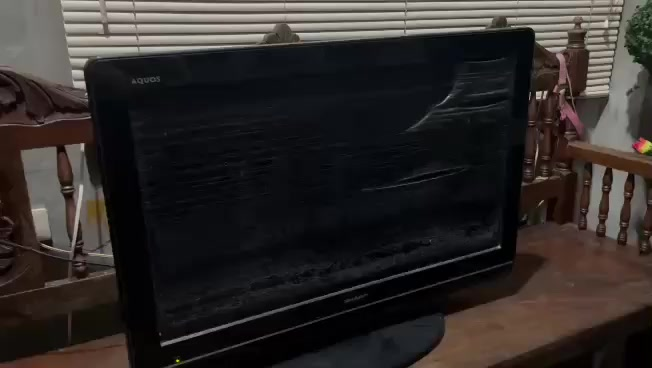
#> input picture ml/tv_training/dataset/images/train/frame_000001.jpg, 652 x 368 px
$ python -i extend.py   (imports and definitions only)
#> lines starting #> are read from the running program, lines starting #| are printed output that depends on the picture
#> further down, picture is the input picture: PIL image 652x368 RGB; mean R, G, B 47.3, 42.8, 41.1
"""Add manually reviewed DataCluster positives while reserving AXON lookalikes.

The independent phone benchmark must not be added to training. Hash screening
reduces duplicate leakage but cannot prove that different photos show different devices.
"""
import hashlib
import json
import re
import shutil
import xml.etree.ElementTree as ET
from pathlib import Path

import numpy as np
import yaml
from PIL import Image, ImageOps

ROOT = Path(__file__).resolve().parent
REVIEWED = {1,2,3,4,5,8,9,21,24,26,27,28,30,31,34,35,37,43,45,46,49,50,53,
    54,56,58,60,61,62,63,64,65,70,72,74,75,77,78,79,80,83,89,90,91,92,94,95,
    102,118,120,122,131,132,134,135,136,137,138,139,140,141,142,148,149,150,151,
    155,163,164,165,166,167,168,169,170,173,178,183,184,185,186,187,188,189,
    190,191,193,194,201,204,205,207,208,210,211,212,213,214,215,217,218,220,
    222,226,228,229,230,231,232,233,234,235,236,237,240,241,242,244,245,246,
    247,248,249,250,251,252,255,256,257,258,259,262,263,264,266,267,268,
    270,271,273,274,275,276,277,280,281,282,283,285,286,287,288,289,290,291,
    294,297,299,300}


def fingerprint(im):
    gray = np.array(im.convert('L'))
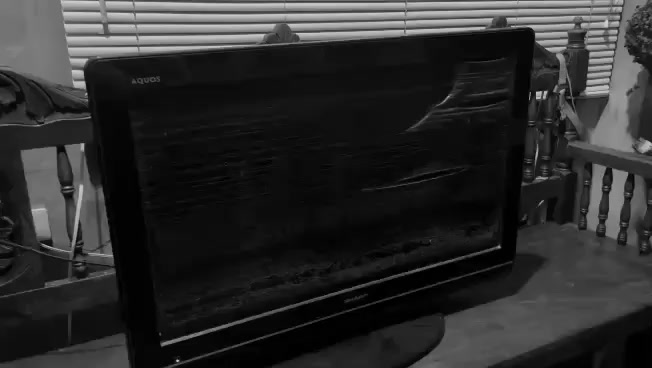
#> gray: shape (368, 652); min 0, max 209, mean 43.9
    # Remove screenshot letterboxing before comparing with original photos.
    rows = np.flatnonzero(gray.mean(axis=1) > 10)
#> rows = 368 values from 0 to 367
    cols = np.flatnonzero(gray.mean(axis=0) > 10)
#> cols = 652 values from 0 to 651
    if len(rows) and len(cols):
        im = im.crop((int(cols[0]), int(rows[0]), int(cols[-1])+1, int(rows[-1])+1))
    small = np.array(im.convert('L').resize((32,32)), dtype=float)
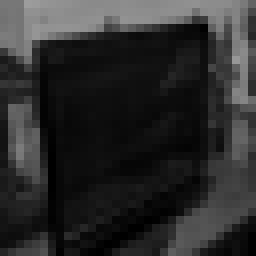
#> small: shape (32, 32) float64 (shown 8 times larger); min 0, max 156, mean 44
    basis = np.cos(np.pi / 32 * (np.arange(32) + .5)[None,:] * np.arange(8)[:,None])
    low = (basis @ small @ basis.T).flatten()[1:]
#> low = 63 values, max 13125.4 at index 7, min -3570.6 at index 19, mean 778
    return low > np.median(low)


# [62 lines left out: function main, not called in this run]


# [2 lines not run here, left out]

>>> from PIL import Image
>>> picture = Image.open('../tv_training/dataset/images/train/frame_000001.jpg')
>>> result = fingerprint(picture)

$ run again, on ml/tv_training/dataset/images/val/frame_000162.jpg
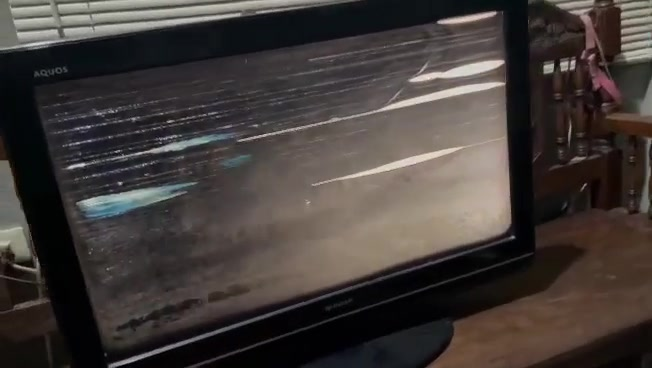
#> input picture ml/tv_training/dataset/images/val/frame_000162.jpg, 652 x 368 px
#> picture is the input picture: PIL image 652x368 RGB; mean R, G, B 66.5, 59.9, 57
#> in fingerprint, `gray = np.array(im.convert('L'))`:
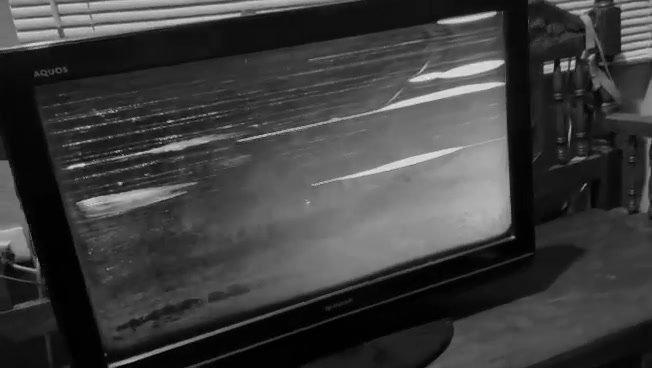
#> gray: shape (368, 652); min 0, max 236, mean 61.5
#> rows = 368 values from 0 to 367
#> cols = 652 values from 0 to 651
#> in fingerprint, `small = np.array(im.convert('L').resize((32,32)), dtype=float)`:
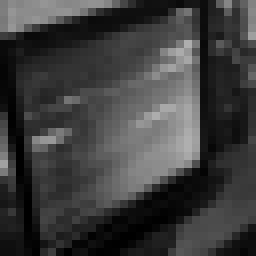
#> small: shape (32, 32) float64 (shown 8 times larger); min 0, max 175, mean 61.5
#> low = 63 values, max 9395.3 at index 17, min -8596.2 at index 15, mean 370.9
